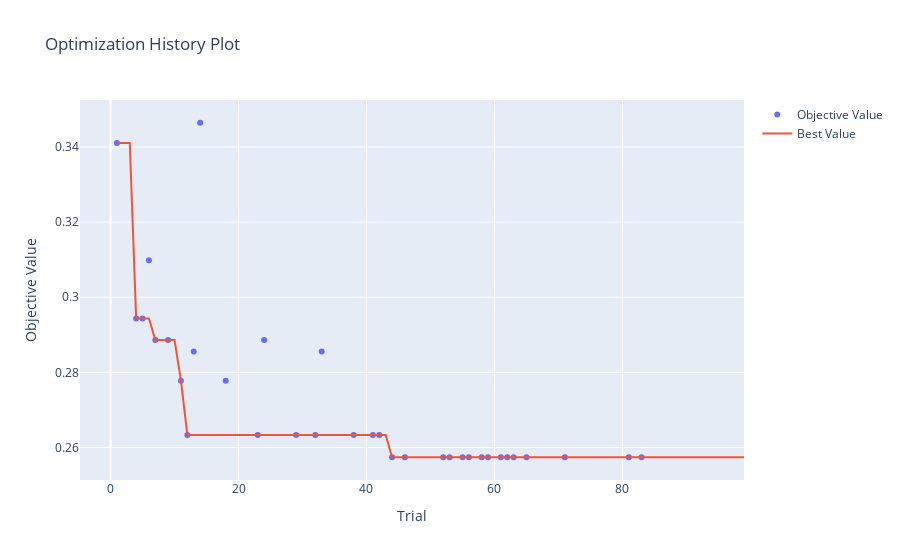

Notebook source saved alongside this figure:
### Code cell
# Vẽ lịch sử tối ưu (Optimization History)
optuna.visualization.plot_optimization_history(study).show()
